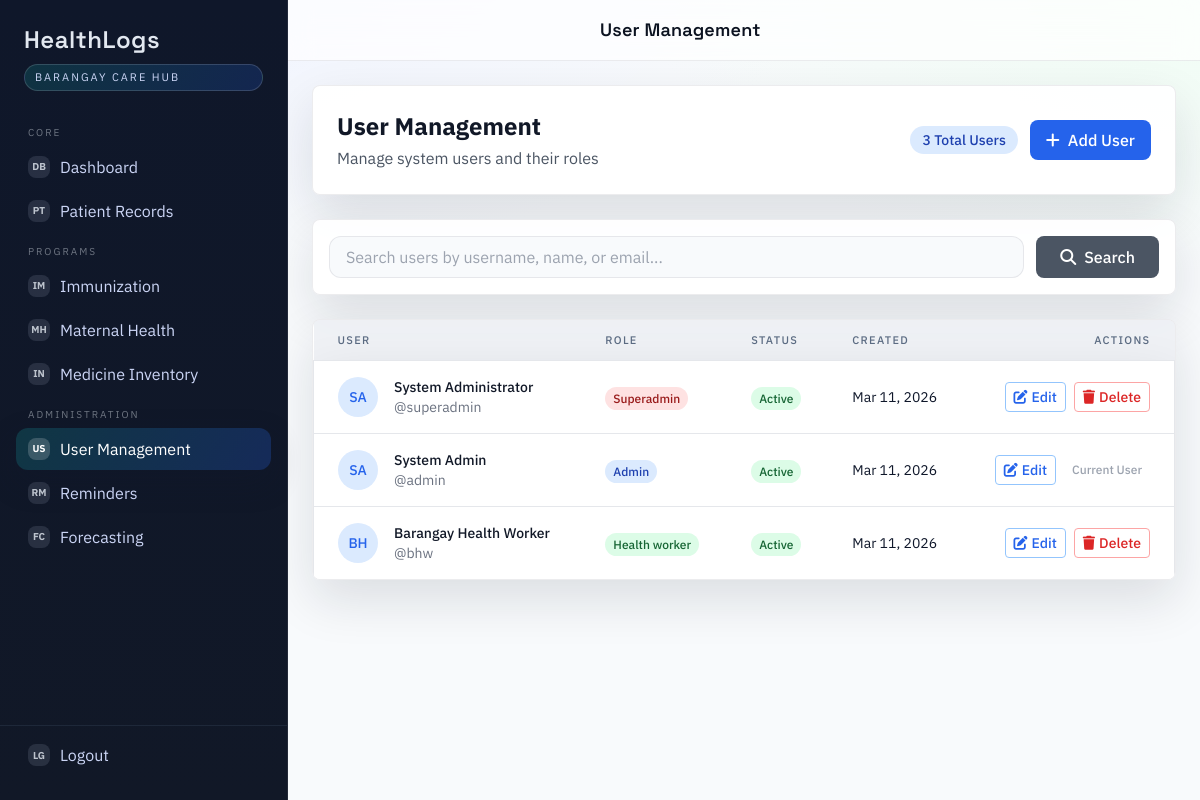
The app's page /public/users.php (signed in) with its own data.
### tables this page shows
CREATE TABLE users (
  id INT UNSIGNED AUTO_INCREMENT PRIMARY KEY,
  role_id INT UNSIGNED NOT NULL,
  username VARCHAR(50) NOT NULL UNIQUE,
  password_hash VARCHAR(255) NOT NULL,
  full_name VARCHAR(120) NOT NULL,
  email VARCHAR(120) NULL,
  phone VARCHAR(30) NULL,
  status ENUM('active','inactive') NOT NULL DEFAULT 'active',
  created_at DATETIME NOT NULL DEFAULT CURRENT_TIMESTAMP,
  updated_at DATETIME NULL ON UPDATE CURRENT_TIMESTAMP,
  CONSTRAINT fk_users_role FOREIGN KEY (role_id) REFERENCES roles(id)
);

CREATE TABLE roles (
  id INT UNSIGNED AUTO_INCREMENT PRIMARY KEY,
  name VARCHAR(50) NOT NULL UNIQUE
);

### public/partials/bootstrap.php (called while the page is built, shortened)
<?php
if (!function_exists('h')) {
    function h($value): string {
        return htmlspecialchars((string)$value, ENT_QUOTES, 'UTF-8');
    }
}

### public/users.php (the view, shortened to what this page needs)
<?php
require __DIR__ . '/partials/bootstrap.php';
require __DIR__ . '/partials/header.php';
$search = $_GET['search'] ?? '';
$page = (int)($_GET['page'] ?? 1);
$limit = 20;
$offset = ($page - 1) * $limit;
$searchWhere = '';
$searchParams = [];
$countSql = "SELECT COUNT(*) as total FROM users u $searchWhere";
$countStmt = $pdo->prepare($countSql);
$countStmt->execute($searchParams);
$totalRecords = $countStmt->fetch()['total'];
$sql = "SELECT u.*, r.name as role_name
        FROM users u
        LEFT JOIN roles r ON u.role_id = r.id
        $searchWhere
        ORDER BY u.created_at DESC
        LIMIT $limit OFFSET $offset";
$stmt = $pdo->prepare($sql);
$stmt->execute($searchParams);
$users = $stmt->fetchAll();
?>
<div class="flex flex-col gap-6">
    <div class="bg-white p-6 rounded-lg shadow">
        <div class="flex flex-col gap-4 md:flex-row md:items-center md:justify-between">
            <div>
                <h1 class="text-2xl font-bold text-gray-900">User Management</h1>
                <p class="text-gray-600 mt-1">Manage system users and their roles</p>
            </div>
            <div class="flex items-center gap-3">
                <span class="px-3 py-1 bg-blue-100 text-blue-800 rounded-full text-sm font-medium">
                    <?= $totalRecords ?> Total Users
                </span>
                <a href="/HealthLogs/public/users/form.php"
                   class="bg-blue-600 hover:bg-blue-700 text-white px-4 py-2 rounded-lg font-medium transition-colors">
                    <i class="fas fa-plus mr-2"></i>Add User
                </a>
            </div>
        </div>
    </div>
    <div class="bg-white p-4 rounded-lg shadow">
        <form method="GET" class="flex gap-3">
            <div class="flex-1">
                <input type="text"
                       name="search"
                       value="<?= h($search) ?>"
                       placeholder="Search users by username, name, or email..."
                       class="w-full px-4 py-2 border border-gray-300 rounded-lg focus:ring-2 focus:ring-blue-500 focus:border-blue-500">
            </div>
            <button type="submit"
                    class="bg-gray-600 hover:bg-gray-700 text-white px-6 py-2 rounded-lg font-medium transition-colors">
                <i class="fas fa-search mr-2"></i>Search
            </button>
        </form>
    </div>
    <div class="bg-white rounded-lg shadow overflow-hidden">
        <div class="overflow-x-auto">
            <table class="min-w-full divide-y divide-gray-200">
                <thead class="bg-gray-50">
                    <tr>
                        <th class="px-6 py-3 text-left text-xs font-medium text-gray-500 uppercase tracking-wider">User</th>
                        <th class="px-6 py-3 text-left text-xs font-medium text-gray-500 uppercase tracking-wider">Role</th>
                        <th class="px-6 py-3 text-left text-xs font-medium text-gray-500 uppercase tracking-wider">Status</th>
                        <th class="px-6 py-3 text-left text-xs font-medium text-gray-500 uppercase tracking-wider">Created</th>
                        <th class="px-6 py-3 text-right text-xs font-medium text-gray-500 uppercase tracking-wider">Actions</th>
                    </tr>
                </thead>
                <tbody class="bg-white divide-y divide-gray-200">
                    <?php if (empty($users)): ?>
                        <tr>
                            <td colspan="5" class="px-6 py-8 text-center text-gray-500">
                                <i class="fas fa-users text-4xl mb-3 text-gray-300"></i>
                                <p class="text-lg font-medium">No users found</p>
                                <p class="text-sm">
                                    <?= $search ? 'Try adjusting your search criteria' : 'Start by adding your first user' ?>
                                </p>
                            </td>
                        </tr>
                    <?php else: ?>
                        <?php foreach ($users as $user): ?>
                            <tr class="hover:bg-gray-50">
                                <td class="px-6 py-4 whitespace-nowrap">
                                    <div class="flex items-center">
                                        <div class="flex-shrink-0 h-10 w-10">
                                            <div class="h-10 w-10 rounded-full bg-blue-100 flex items-center justify-center">
                                                <span class="text-blue-600 font-medium text-sm">
                                                    <?php
                                                    $nameParts = explode(' ', trim($user['full_name'] ?? ''));
                                                    $initials = '';
                                                    if (count($nameParts) >= 2) {
                                                        $initials = strtoupper(substr($nameParts[0], 0, 1) . substr($nameParts[1], 0, 1));
                                                    } else {
                                                        $initials = strtoupper(substr($nameParts[0] ?? 'U', 0, 2));
                                                    }
                                                    echo $initials;
                                                    ?>
                                                </span>
                                            </div>
                                        </div>
                                        <div class="ml-4">
                                            <div class="text-sm font-medium text-gray-900">
                                                <?= h($user['full_name'] ?? 'Unknown User') ?>
                                            </div>
                                            <div class="text-sm text-gray-500">
                                                @<?= h($user['username']) ?>
                                            </div>
                                        </div>
                                    </div>
                                </td>
                                <td class="px-6 py-4 whitespace-nowrap">
                                    <?php
                                    $roleColors = [
                                        'superadmin' => 'bg-red-100 text-red-800',
                                        'admin' => 'bg-blue-100 text-blue-800',
                                        'health_worker' => 'bg-green-100 text-green-800'
                                    ];
                                    $roleColor = $roleColors[$user['role_name']] ?? 'bg-gray-100 text-gray-800';
                                    ?>
                                    <span class="px-2 py-1 text-xs font-medium rounded-full <?= $roleColor ?>">
                                        <?= h(ucfirst(str_replace('_', ' ', $user['role_name']))) ?>
                                    </span>
                                </td>
                                <td class="px-6 py-4 whitespace-nowrap">
                                    <?php if ($user['status'] === 'active'): ?>
                                        <span class="px-2 py-1 text-xs font-medium rounded-full bg-green-100 text-green-800">
                                            Active
                                        </span>
                                    <?php else: ?>
                                        <span class="px-2 py-1 text-xs font-medium rounded-full bg-red-100 text-red-800">
                                            Inactive
                                        </span>
                                    <?php endif; ?>
                                </td>
                                <td class="px-6 py-4 whitespace-nowrap text-sm text-gray-500">
                                    <?= date('M j, Y', strtotime($user['created_at'])) ?>
                                </td>
                                <td class="px-6 py-4 whitespace-nowrap text-right text-sm font-medium">
                                    <div class="flex items-center justify-end gap-2">
                                        <a href="/HealthLogs/public/users/form.php?id=<?= $user['id'] ?>"
                                           class="text-blue-600 hover:text-blue-900 transition-colors px-2 py-1 border border-blue-300 rounded hover:bg-blue-50"
                                           title="Edit User">
                                            <i class="fas fa-edit mr-1"></i>Edit
                                        </a>
                                        <?php if ($user['id'] != $_SESSION['user_id']): ?>
                                            <button onclick="deleteUser(<?= $user['id'] ?>, '<?= h($user['username']) ?>')"
                                                    class="text-red-600 hover:text-red-900 transition-colors px-2 py-1 border border-red-300 rounded hover:bg-red-50"
                                                    title="Delete User">
                                                <i class="fas fa-trash mr-1"></i>Delete
                                            </button>
                                        <?php else: ?>
                                            <span class="text-gray-400 px-2 py-1 text-xs">Current User</span>
                                        <?php endif; ?>
                                    </div>
                                </td>
                            </tr>
                        <?php endforeach; ?>
                    <?php endif; ?>
                </tbody>
            </table>
        </div>
    </div>
</div>
<?php require __DIR__ . '/partials/footer.php'; ?>

### records on screen
users: full_name "SA", full_name "System Administrator", username "superadmin", role.name "Superadmin", status "Active", created_at "Mar 11, 2026"
users: full_name "SA", full_name "System Admin", username "admin", role.name "Admin", status "Active", created_at "Mar 11, 2026", shows "Current User"
users: full_name "BH", full_name "Barangay Health Worker", username "bhw", role.name "Health worker", status "Active", created_at "Mar 11, 2026"

### other values on screen
$pageTitle "User Management"
$totalRecords "3"
